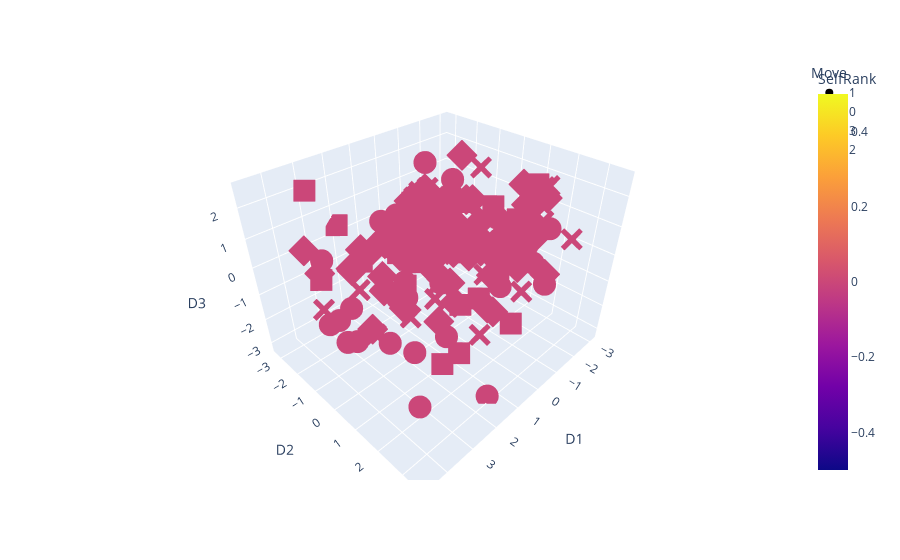
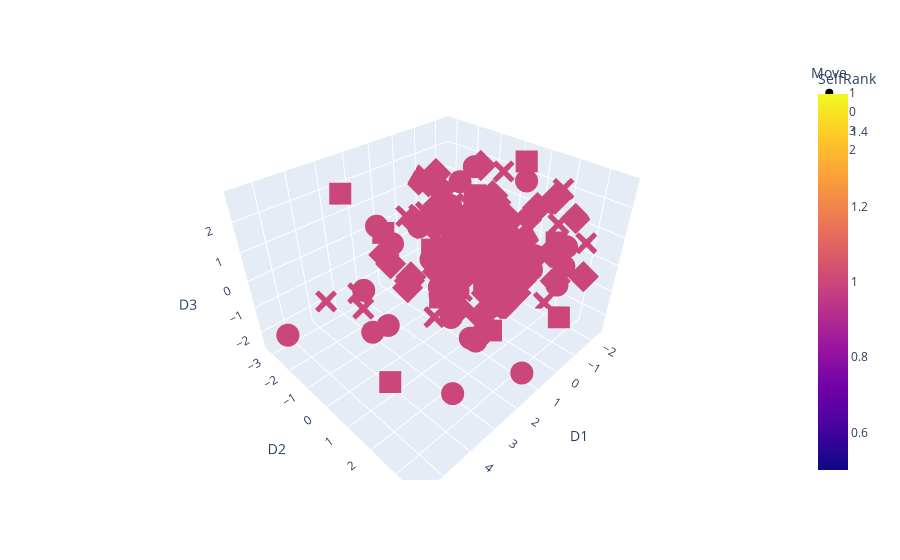
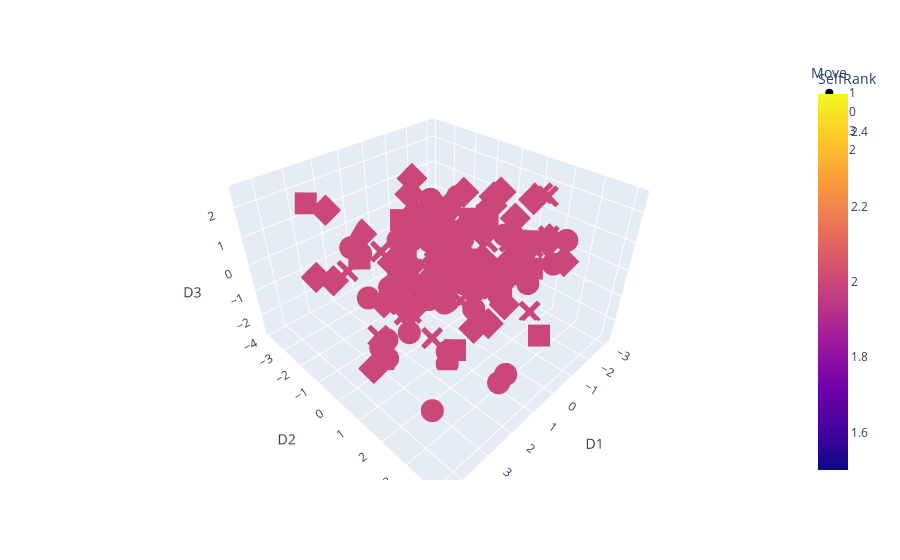

Notebook cell for these charts, in order:
### Code cell
import pandas as pd
import numpy as np
from sklearn.preprocessing import StandardScaler, LabelEncoder
from sklearn.neighbors import KNeighborsRegressor
from sklearn.model_selection import train_test_split
from sklearn.cluster import KMeans
from sklearn.metrics import silhouette_score
import plotly.express as px
import plotly.graph_objects as go

data = pd.read_csv("Dime_allMoves_08_23.csv")

# feature matrix and target variable
X = data[["D1", "D2", "D3", "D4"]]
y = data["Fqgen"]

scaler = StandardScaler()
X_norm = scaler.fit_transform(X)

le = LabelEncoder()
data["SelfRank"] = le.fit_transform(data["SelfRank"])

# looping over SelfRank groups
for i in range(3):
    # filter data by SelfRank
    data_group = data[data["SelfRank"] == i]

    # feature matrix and target variable for group
    X_group = data_group[["D1", "D2", "D3", "D4"]]
    y_group = data_group["Fqgen"]

    # normalizing data for group
    scaler_group = StandardScaler()
    X_norm_group = scaler_group.fit_transform(X_group)

    # splitting data into training and testing sets for group
    X_train_group, X_test_group, y_train_group, y_test_group = train_test_split(X_norm_group, y_group, test_size=0.3, random_state=42)

    # KNN model for group
    knn = KNeighborsRegressor(n_neighbors=5)
    knn.fit(X_train_group, y_train_group)

    # predicting the Fqgen group for the test data for group
    y_pred_group = knn.predict(X_test_group)

    mse_group = np.mean((y_test_group - y_pred_group)**2)
    print(f"Mean Squared Error for group {i}: {mse_group}")

    # K-means clustering model for group
    kmeans = KMeans(n_clusters=3)
    kmeans.fit(X_norm_group)

    # silhouette for clustering performance for group
    sil_score_group = silhouette_score(X_norm_group, kmeans.labels_)
    print(f"Silhouette Score for group {i}: {sil_score_group}")

    # 3D scatter plot for group
    fig = px.scatter_3d(data_group, x="D1", y="D2", z="D3", color="SelfRank", symbol="Move")
    fig.show()
